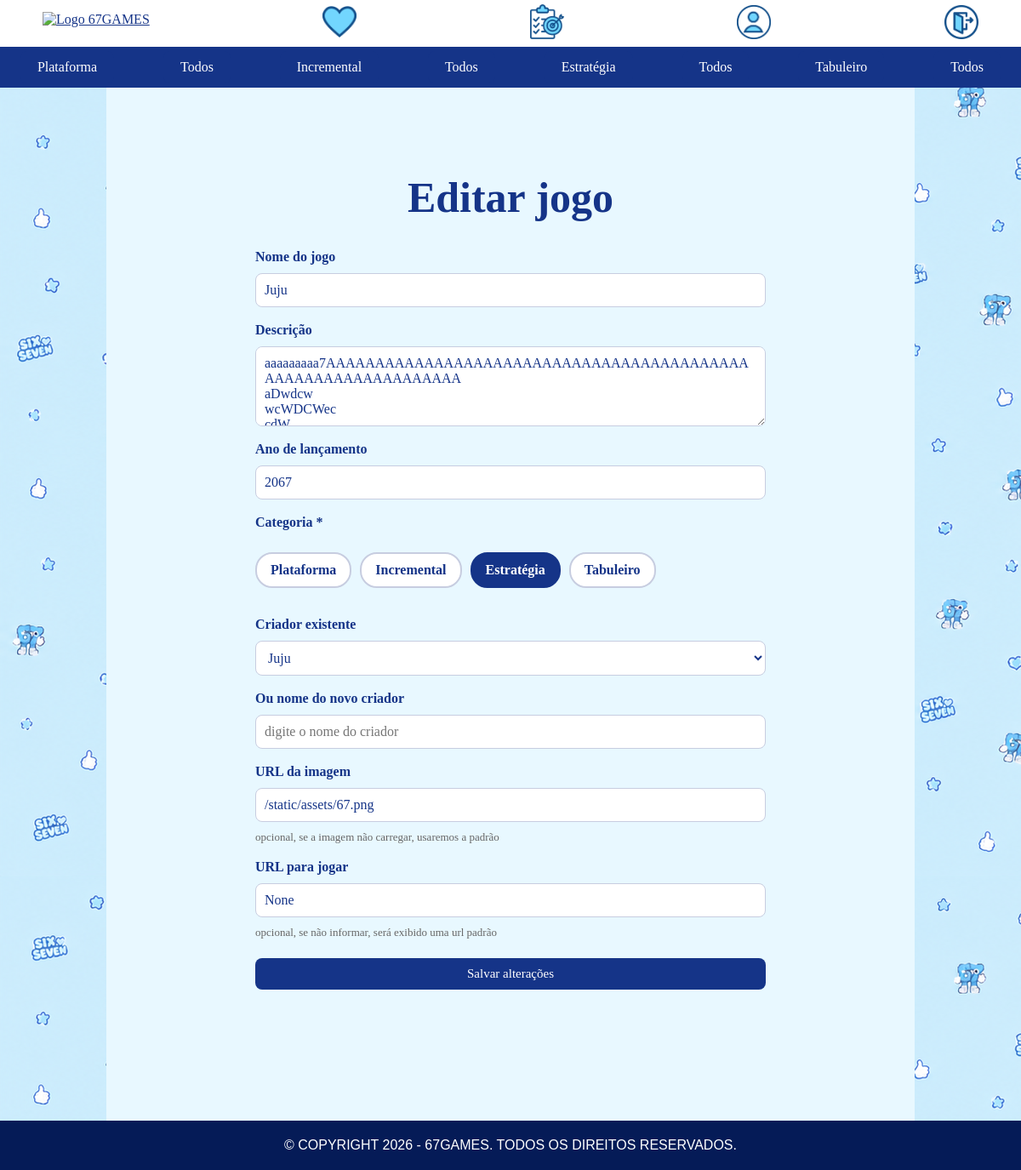
The page /jogo/7/editar (signed in) on the database as committed earlier.
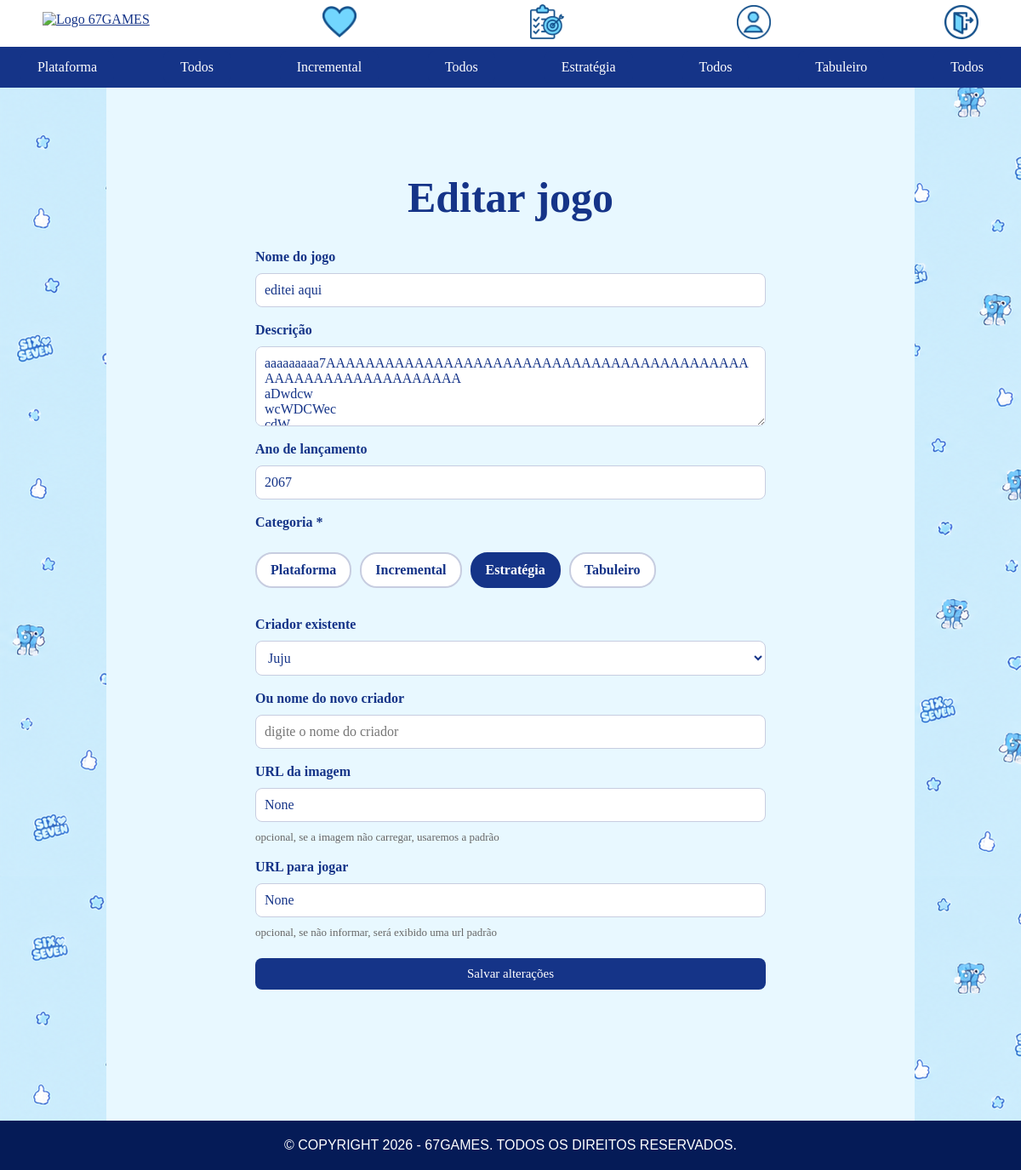
The same page on the database as committed later.
### models.py (models this page shows)
class Jogo(db.Model):
    __tablename__ = "jogo"
    id = db.Column(db.Integer, primary_key=True)
    nome = db.Column(db.String(100), nullable=False)
    descricao = db.Column(db.Text, nullable=True)
    ano_lancamento = db.Column(db.Integer, nullable=True)
    criador_id = db.Column(db.Integer, db.ForeignKey("criador.id"), nullable=False)
    categoria_id = db.Column(db.Integer, db.ForeignKey("categoria.id"), nullable=False)
    criador = db.relationship("Criador", backref=db.backref("jogos", lazy=True))
    categoria = db.relationship("Categoria", backref=db.backref("jogos", lazy=True))
    imagem_url = db.Column(db.String(500), nullable=True)
    url_jogo = db.Column(db.String(500), nullable=True)
    usuarios_favoritaram = db.relationship("Usuario", secondary=usuario_jogo, back_populates="jogos_favoritos")

### blueprints/jogos/routes.py (the view, shortened to what this page needs)
@jogos_bp.route("/jogo/<int:id>/editar", methods=["GET", "POST"])
def editar_jogo(id):
    if "user_id" not in session:
        return redirect(url_for("auth.login"))
    jogo = Jogo.query.get_or_404(id)
    categorias = Categoria.query.all()
    criadores = Criador.query.all()
    return render_template(
        "jogos/criar.html", jogo=jogo, categorias=categorias, criadores=criadores
    )

### blueprints/jogos/templates/jogos/criar.html (shortened to what this page needs)
{% extends "base.html" %}
{% block conteudo %}
    {% set categoria_selecionada = request.form.get('categoria_id', jogo.categoria_id if jogo else '')|string %}
    {% set criador_selecionado = request.form.get('criador_id', jogo.criador_id if jogo else '')|string %}
    <h1>{% if jogo %}Editar jogo{% else %}Cadastrar jogo{% endif %}</h1>
    <form method="POST" class="formulario">
        <label for="nome">Nome do jogo</label>
        <input type="text" id="nome" name="nome" value="{{ request.form.get('nome', jogo.nome if jogo else '') }}" required>
        <label for="descricao">Descrição</label>
        <textarea id="descricao" name="descricao" rows="4">{{ request.form.get('descricao', jogo.descricao if jogo else '') }}</textarea>
        <label for="ano_lancamento">Ano de lançamento</label>
        <input type="number" id="ano_lancamento" name="ano_lancamento" min="1" value="{{ request.form.get('ano_lancamento', jogo.ano_lancamento if jogo and jogo.ano_lancamento else '') }}">
        <label>Categoria *</label>
            <div class="opcoes-categoria">
                {% for categoria in categorias %}
                    <label class="opcao-categoria">
                        <span>{{ categoria.nome }}</span>
                    </label>
                {% endfor %}
            </div>
            <label for="criador_id">Criador existente</label>
            <select id="criador_id" name="criador_id">
                {% for criador in criadores %}
                    <option value="{{ criador.id }}" {% if criador.id|string == criador_selecionado %}selected{% endif %}>{{ criador.nome }}</option>
                {% endfor %}
            </select>
            <label for="novo_criador">Ou nome do novo criador</label>
            <input type="text" id="novo_criador" name="novo_criador" value="{{ request.form.get('novo_criador', '') }}" placeholder="digite o nome do criador">
        <label for="imagem_url">URL da imagem</label>
        <input type="url" id="imagem_url" name="imagem_url" value="{{ request.form.get('imagem_url', jogo.imagem_url if jogo else '') }}" placeholder="https://exemplo.com/imagem.jpg">
        <small>opcional, se a imagem não carregar, usaremos a padrão</small>
        <label for="url_jogo">URL para jogar</label>
        <input type="url" id="url_jogo" name="url_jogo" value="{{ request.form.get('url_jogo', jogo.url_jogo if jogo else '') }}" placeholder="https://exemplo.com/jogo">
        <small>opcional, se não informar, será exibido uma url padrão</small>
        <button type="submit" class="botao-cadastrar">
            {% if jogo %}Salvar alterações{% else %}Cadastrar jogo{% endif %}
        </button>
    </form>
{% endblock %}

Rows that differ between the two databases and show on the page:
changed Jogo "None": nome "Juju" → "editei aqui"; imagem_url "/static/assets/67.png" → "None"
